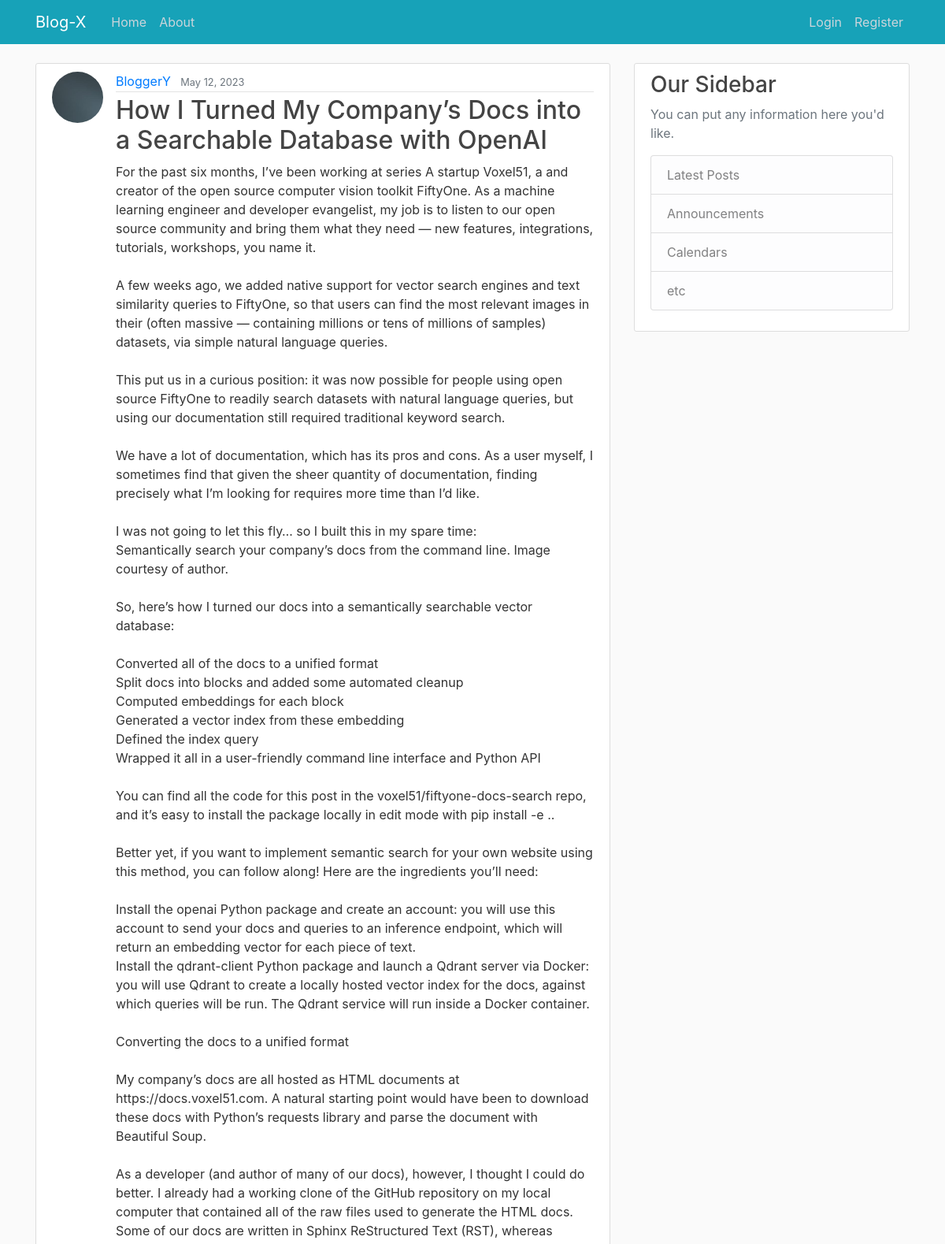
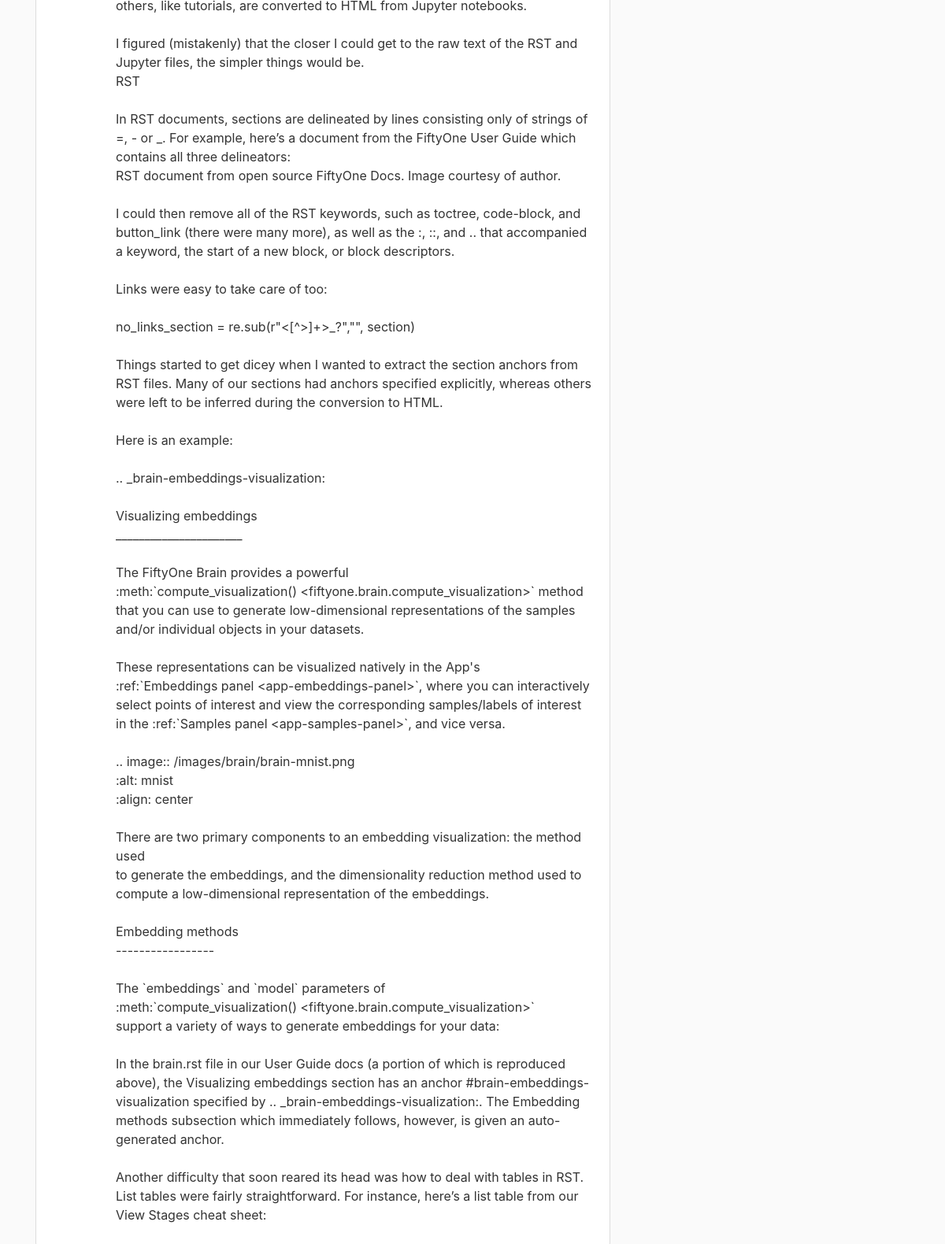
The page /blog/post/12 on the database its author committed (2 pictures, top to bottom).
### blog/models.py (models this page shows, shortened)
class Post(models.Model):
    title = models.CharField(max_length=100)
    content = models.TextField()
    date_posted = models.DateTimeField(default=timezone.now)
    author = models.ForeignKey(User, on_delete=models.CASCADE)

### users/models.py (models this page shows, shortened)
class Profile(models.Model):
    user = models.OneToOneField(User, on_delete=models.CASCADE)
    profile_picture = models.ImageField(
        default="profile_pics/default.jpg", upload_to="profile_pics"
    )

### blog/views.py (the view)
# urls.py: path("post/<int:pk>", PostDetailView.as_view(), name="blog-post-detail"),
class PostDetailView(DetailView):
    model = Post
    template_name = "blog/post_detail.html"

### blog/templates/blog/post_detail.html (shortened to what this page needs)
{% extends 'base_generic.html' %} {% block content %}
<article class="media content-section">
  <img
    src="{{object.author.profile.profile_picture.url}}"
    alt=""
    class="rounded-circle article-img"
  />
  <div class="media-body">
    <div class="article-metadata">
      <a class="mr-2" href="{% url 'blog-post-user' post.author.username%}">{{ object.author }}</a>
      <small class="text-muted">{{ object.date_posted|date:"F d, Y" }}</small>
    </div>
    <h2 class="article-title">{{ object.title }}</h2>
    <p class="article-content">{{ object.content}}</p>
  </div>
</article>
{% endblock %}

### blog/static/css/styles.css (style rules this page uses)
body { background: #fafafa; color: #333333; margin-top: 5rem; }
h1, h2, h3, h4, h5, h6 { color: #444444; }
.content-section { background: #ffffff; padding: 10px 20px; border: 1px solid #dddddd; border-radius: 3px; margin-bottom: 20px; }
.article-title { color: #444444; }
.article-content { white-space: pre-line; }
.article-img { height: 65px; width: 65px; margin-right: 16px; }
.article-metadata { padding-bottom: 1px; margin-bottom: 4px; border-bottom: 1px solid #e3e3e3 }

### rows shown on the page
Post: author.profile.profile_picture (placeholder picture), author "BloggerY", date_posted "May 12, 2023", title "How I Turned My Company’s Docs into a Searchable Database with OpenAI", content "For the past six months, I’ve been working at series A startup Voxel51, a and creator of the open source computer vision toolkit FiftyOne. As a machine learning engineer and developer evangelist, my job is to listen to our open source community and bring them what they need — new features, integrations, tutorials, workshops, you name it. A few weeks ago, we added native support for vector search engines and text similarity queries to FiftyOne, so that users can find the most relevant images in their (often massive — containing millions or tens of millions of samples) datasets, via simple natural language queries. This put us in a curious position: it was now possible for people using open…"
